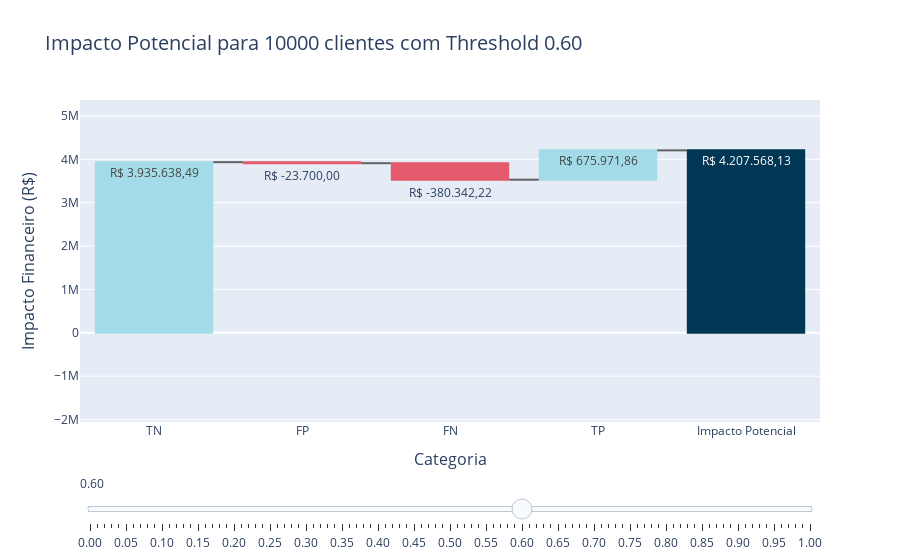

The code cell stored with this chart in its notebook:
### Code cell
import plotly.graph_objects as go

df_impact.reset_index(inplace=True)

# Encontrar os valores mínimo e máximo do df
min = abs(df_impact.min().min())
min = -min - 10 ** int(np.log10(min))

max = abs(df_impact.max().max())
max = max + 10 ** int(np.log10(max))


# Encontrar o índice do maior impacto_potencial
threshold_index_inicial = df_impact['impacto_potencial'].idxmax()

# Função para criar a figura inicial do gráfico de cascata
def create_waterfall_figure(df, threshold_index):
    threshold = df['threshold'].iloc[threshold_index]
    values = [
        df['TN'].iloc[threshold_index],
        df['FP'].iloc[threshold_index],
        df['FN'].iloc[threshold_index],
        df['TP'].iloc[threshold_index],
    ]
    labels = ['TN', 'FP', 'FN', 'TP']
    total = df['impacto_potencial'].iloc[threshold_index]

    fig = go.Figure()

    fig.add_trace(go.Waterfall(
        name="Impacto Potencial",
        orientation="v",
        measure=["relative"] * len(values) + ["total"],
        x=labels + ['Impacto Potencial'],
        y=values + [total],
        base=0,
        connector={"line": {"color": "rgba(63, 63, 63, 0.8)"}},
        decreasing={"marker": {"color": "#e65a6d"}}, #red
        increasing={"marker": {"color": "#a3dce8"}}, #blue
        totals={"marker": {"color": "#003755" if total >= 0 else "red"}},
        text=[f"R$ {valor(v)}" for v in values] + [f"R$ {valor(total)}"]
    ))

    fig.update_layout(
        title=f"Impacto Potencial para {n_cliente} clientes com Threshold {threshold:.2f}",
        xaxis_title="Categoria",
        yaxis_title="Impacto Financeiro (R$)",
        title_font_size=20,
        xaxis_title_font_size=16,
        yaxis_title_font_size=16,
        yaxis=dict(range=[min, max])
    )

    return fig

# Criação inicial da figura
fig = create_waterfall_figure(df_impact, threshold_index_inicial)

# Criar o controle deslizante
steps = []
for i in range(len(thresholds)):

    step = {
        'method': 'update',
        'args': [
            {
                'y': [
                    [df_impact['TN'].iloc[i], 
                     df_impact['FP'].iloc[i], 
                     df_impact['FN'].iloc[i], 
                     df_impact['TP'].iloc[i], 
                     df_impact['impacto_potencial'].iloc[i]],  # Valores do gráfico de cascata e impacto total
                ],
                'totals':{"marker": {"color": "#003755" if df_impact['impacto_potencial'].iloc[i] >= 0 else "red"}},
                'text': [
                    [f"R$ {valor(v)}" for v in [df_impact['TN'].iloc[i],
                                                df_impact['FP'].iloc[i], 
                                                df_impact['FN'].iloc[i], 
                                                df_impact['TP'].iloc[i], 
                                                df_impact['impacto_potencial'].iloc[i]]]  # Textos
                ]
            },
            {'title': f"Impacto Potencial para {n_cliente} clientes com Threshold {df_impact['threshold'].iloc[i]:.2f}"}
        ],
        'label': f"{thresholds[i]:.2f}"    
    }
    steps.append(step)

sliders = [{
    'active': threshold_index_inicial,
    'pad': {"t": 50},
    'steps': steps
}]

fig.update_layout(
    sliders=sliders
)

# Mostrar o gráfico
fig.show()

### Figure 1 — Plotly figure (JSON) as saved in the notebook; plotly's stock layout.template omitted (floating-point values rounded to 4 significant figures)
{"data": [{"base": 0, "connector": {"line": {"color": "rgba(63, 63, 63, 0.8)"}}, "decreasing": {"marker": {"color": "#e65a6d"}}, "increasing": {"marker": {"color": "#a3dce8"}}, "measure": ["relative", "relative", "relative", "relative", "total"], "name": "Impacto Potencial", "orientation": "v", "text": ["R$ 3.935.638,49", "R$ -23.700,00", "R$ -380.342,22", "R$ 675.971,86", "R$ 4.207.568,13"], "totals": {"marker": {"color": "#003755"}}, "type": "waterfall", "x": ["TN", "FP", "FN", "TP", "Impacto Potencial"], "y": [3936000.0, -23700, -380300.0, 676000.0, 4208000.0]}], "layout": {"sliders": [{"active": 60, "pad": {"t": 50}, "steps": [{"args": [{"text": [["R$ 0,00", "R$ -238.900,00", "R$ -0,00", "R$ 1.056.314,09", "R$ 817.414,09"]], "totals": {"marker": {"color": "#003755"}}, "y": [[0, -238900, 0, 1056000.0, 817400.0]]}, {"title": "Impacto Potencial para 10000 clientes com Threshold 0.00"}], "label": "0.00", "method": "update"}, {"args": [{"text": [["R$ 0,00", "R$ -238.900,00", "R$ -0,00", "R$ 1.056.314,09", "R$ 817.414,09"]], "totals": {"marker": {"color": "#003755"}}, "y": [[0, -238900, 0, 1056000.0, 817400.0]]}, {"title": "Impacto Potencial para 10000 clientes com Threshold 0.01"}], "label": "0.01", "method": "update"}, {"args": [{"text": [["R$ 0,00", "R$ -238.900,00", "R$ -0,00", "R$ 1.056.314,09", "R$ 817.414,09"]], "totals": {"marker": {"color": "#003755"}}, "y": [[0, -238900, 0, 1056000.0, 817400.0]]}, {"title": "Impacto Potencial para 10000 clientes com Threshold 0.02"}], "label": "0.02", "method": "update"}, {"args": [{"text": [["R$ 0,00", "R$ -238.900,00", "R$ -0,00", "R$ 1.056.314,09", "R$ 817.414,09"]], "totals": {"marker": {"color": "#003755"}}, "y": [[0, -238900, 0, 1056000.0, 817400.0]]}, {"title": "Impacto Potencial para 10000 clientes com Threshold 0.03"}], "label": "0.03", "method": "update"}, {"args": [{"text": [["R$ 0,00", "R$ -238.900,00", "R$ -0,00", "R$ 1.056.314,09", "R$ 817.414,09"]], "totals": {"marker": {"color": "#003755"}}, "y": [[0, -238900, 0, 1056000.0, 817400.0]]}, {"title": "Impacto Potencial para 10000 clientes com Threshold 0.04"}], "label": "0.04", "method": "update"}, {"args": [{"text": [["R$ 0,00", "R$ -238.900,00", "R$ -0,00", "R$ 1.056.314,09", "R$ 817.414,09"]], "totals": {"marker": {"color": "#003755"}}, "y": [[0, -238900, 0, 1056000.0, 817400.0]]}, {"title": "Impacto Potencial para 10000 clientes com Threshold 0.05"}], "label": "0.05", "method": "update"}, {"args": [{"text": [["R$ 0,00", "R$ -238.900,00", "R$ -0,00", "R$ 1.056.314,09", "R$ 817.414,09"]], "totals": {"marker": {"color": "#003755"}}, "y": [[0, -238900, 0, 1056000.0, 817400.0]]}, {"title": "Impacto Potencial para 10000 clientes com Threshold 0.06"}], "label": "0.06", "method": "update"}, {"args": [{"text": [["R$ 0,00", "R$ -238.900,00", "R$ -0,00", "R$ 1.056.314,09", "R$ 817.414,09"]], "totals": {"marker": {"color": "#003755"}}, "y": [[0, -238900, 0, 1056000.0, 817400.0]]}, {"title": "Impacto Potencial para 10000 clientes com Threshold 0.07"}], "label": "0.07", "method": "update"}, {"args": [{"text": [["R$ 0,00", "R$ -238.900,00", "R$ -0,00", "R$ 1.056.314,09", "R$ 817.414,09"]], "totals": {"marker": {"color": "#003755"}}, "y": [[0, -238900, 0, 1056000.0, 817400.0]]}, {"title": "Impacto Potencial para 10000 clientes com Threshold 0.08"}], "label": "0.08", "method": "update"}, {"args": [{"text": [["R$ 0,00", "R$ -238.900,00", "R$ -0,00", "R$ 1.056.314,09", "R$ 817.414,09"]], "totals": {"marker": {"color": "#003755"}}, "y": [[0, -238900, 0, 1056000.0, 817400.0]]}, {"title": "Impacto Potencial para 10000 clientes com Threshold 0.09"}], "label": "0.09", "method": "update"}, {"args": [{"text": [["R$ 0,00", "R$ -238.900,00", "R$ -0,00", "R$ 1.056.314,09", "R$ 817.414,09"]], "totals": {"marker": {"color": "#003755"}}, "y": [[0, -238900, 0, 1056000.0, 817400.0]]}, {"title": "Impacto Potencial para 10000 clientes com Threshold 0.10"}], "label": "0.10", "method": "update"}, {"args": [{"text": [["R$ 0,00", "R$ -238.900,00", "R$ -0,00", "R$ 1.056.314,09", "R$ 817.414,09"]], "totals": {"marker": {"color": "#003755"}}, "y": [[0, -238900, 0, 1056000.0, 817400.0]]}, {"title": "Impacto Potencial para 10000 clientes com Threshold 0.11"}], "label": "0.11", "method": "update"}, {"args": [{"text": [["R$ 0,00", "R$ -238.900,00", "R$ -0,00", "R$ 1.056.314,09", "R$ 817.414,09"]], "totals": {"marker": {"color": "#003755"}}, "y": [[0, -238900, 0, 1056000.0, 817400.0]]}, {"title": "Impacto Potencial para 10000 clientes com Threshold 0.12"}], "label": "0.12", "method": "update"}, {"args": [{"text": [["R$ 9.144,14", "R$ -238.400,00", "R$ -3.457,66", "R$ 1.052.856,43", "R$ 820.142,92"]], "totals": {"marker": {"color": "#003755"}}, "y": [[9144.0, -238400, -3458.0, 1053000.0, 820100.0]]}, {"title": "Impacto Potencial para 10000 clientes com Threshold 0.13"}], "label": "0.13", "method": "update"}, {"args": [{"text": [["R$ 307.243,15", "R$ -222.100,00", "R$ -6.915,31", "R$ 1.049.398,77", "R$ 1.127.626,62"]], "totals": {"marker": {"color": "#003755"}}, "y": [[307200.0, -222100.0, -6915.0, 1049000.0, 1128000.0]]}, {"title": "Impacto Potencial para 10000 clientes com Threshold 0.14"}], "label": "0.14", "method": "update"}, {"args": [{"text": [["R$ 307.243,15", "R$ -222.100,00", "R$ -6.915,31", "R$ 1.049.398,77", "R$ 1.127.626,62"]], "totals": {"marker": {"color": "#003755"}}, "y": [[307200.0, -222100.0, -6915.0, 1049000.0, 1128000.0]]}, {"title": "Impacto Potencial para 10000 clientes com Threshold 0.15"}], "label": "0.15", "method": "update"}, {"args": [{"text": [["R$ 343.819,72", "R$ -220.100,00", "R$ -6.915,31", "R$ 1.049.398,77", "R$ 1.166.203,18"]], "totals": {"marker": {"color": "#003755"}}, "y": [[343800.0, -220100.0, -6915.0, 1049000.0, 1166000.0]]}, {"title": "Impacto Potencial para 10000 clientes com Threshold 0.16"}], "label": "0.16", "method": "update"}, {"args": [{"text": [["R$ 444.405,28", "R$ -214.600,00", "R$ -6.915,31", "R$ 1.049.398,77", "R$ 1.272.288,74"]], "totals": {"marker": {"color": "#003755"}}, "y": [[444400.0, -214600, -6915.0, 1049000.0, 1272000.0]]}, {"title": "Impacto Potencial para 10000 clientes com Threshold 0.17"}], "label": "0.17", "method": "update"}, {"args": [{"text": [["R$ 603.513,34", "R$ -205.900,00", "R$ -6.915,31", "R$ 1.049.398,77", "R$ 1.440.096,80"]], "totals": {"marker": {"color": "#003755"}}, "y": [[603500.0, -205900, -6915.0, 1049000.0, 1440000.0]]}, {"title": "Impacto Potencial para 10000 clientes com Threshold 0.18"}], "label": "0.18", "method": "update"}, {"args": [{"text": [["R$ 876.008,75", "R$ -191.000,00", "R$ -12.101,80", "R$ 1.044.212,29", "R$ 1.717.119,24"]], "totals": {"marker": {"color": "#003755"}}, "y": [[876000.0, -191000, -12100.0, 1044000.0, 1717000.0]]}, {"title": "Impacto Potencial para 10000 clientes com Threshold 0.19"}], "label": "0.19", "method": "update"}, {"args": [{"text": [["R$ 888.810,55", "R$ -190.300,00", "R$ -13.830,63", "R$ 1.042.483,46", "R$ 1.727.163,39"]], "totals": {"marker": {"color": "#003755"}}, "y": [[888800.0, -190300.0, -13830.0, 1042000.0, 1727000.0]]}, {"title": "Impacto Potencial para 10000 clientes com Threshold 0.20"}], "label": "0.20", "method": "update"}, {"args": [{"text": [["R$ 927.215,95", "R$ -188.200,00", "R$ -13.830,63", "R$ 1.042.483,46", "R$ 1.767.668,78"]], "totals": {"marker": {"color": "#003755"}}, "y": [[927200.0, -188200, -13830.0, 1042000.0, 1768000.0]]}, {"title": "Impacto Potencial para 10000 clientes com Threshold 0.21"}], "label": "0.21", "method": "update"}, {"args": [{"text": [["R$ 1.097.296,98", "R$ -178.900,00", "R$ -20.745,94", "R$ 1.035.568,15", "R$ 1.933.219,19"]], "totals": {"marker": {"color": "#003755"}}, "y": [[1097000.0, -178900, -20750.0, 1036000.0, 1933000.0]]}, {"title": "Impacto Potencial para 10000 clientes com Threshold 0.22"}], "label": "0.22", "method": "update"}, {"args": [{"text": [["R$ 1.181.423,08", "R$ -174.300,00", "R$ -24.203,60", "R$ 1.032.110,49", "R$ 2.015.029,97"]], "totals": {"marker": {"color": "#003755"}}, "y": [[1181000.0, -174300, -24200.0, 1032000.0, 2015000.0]]}, {"title": "Impacto Potencial para 10000 clientes com Threshold 0.23"}], "label": "0.23", "method": "update"}, {"args": [{"text": [["R$ 1.479.522,09", "R$ -158.000,00", "R$ -39.763,05", "R$ 1.016.551,04", "R$ 2.298.310,08"]], "totals": {"marker": {"color": "#003755"}}, "y": [[1480000.0, -158000, -39760.0, 1017000.0, 2298000.0]]}, {"title": "Impacto Potencial para 10000 clientes com Threshold 0.24"}], "label": "0.24", "method": "update"}, {"args": [{"text": [["R$ 1.541.702,25", "R$ -154.600,00", "R$ -43.220,71", "R$ 1.013.093,38", "R$ 2.356.974,93"]], "totals": {"marker": {"color": "#003755"}}, "y": [[1542000.0, -154600, -43220.0, 1013000.0, 2357000.0]]}, {"title": "Impacto Potencial para 10000 clientes com Threshold 0.25"}], "label": "0.25", "method": "update"}, {"args": [{"text": [["R$ 1.655.089,61", "R$ -148.400,00", "R$ -51.864,85", "R$ 1.004.449,24", "R$ 2.459.274,00"]], "totals": {"marker": {"color": "#003755"}}, "y": [[1655000.0, -148400, -51860.0, 1004000.0, 2459000.0]]}, {"title": "Impacto Potencial para 10000 clientes com Threshold 0.26"}], "label": "0.26", "method": "update"}, {"args": [{"text": [["R$ 1.730.071,57", "R$ -144.300,00", "R$ -57.051,33", "R$ 999.262,75", "R$ 2.527.982,99"]], "totals": {"marker": {"color": "#003755"}}, "y": [[1730000.0, -144300, -57050.0, 999300.0, 2528000.0]]}, {"title": "Impacto Potencial para 10000 clientes com Threshold 0.27"}], "label": "0.27", "method": "update"}, {"args": [{"text": [["R$ 1.761.161,65", "R$ -142.600,00", "R$ -58.780,16", "R$ 997.533,93", "R$ 2.557.315,41"]], "totals": {"marker": {"color": "#003755"}}, "y": [[1761000.0, -142600, -58780.0, 997500.0, 2557000.0]]}, {"title": "Impacto Potencial para 10000 clientes com Threshold 0.28"}], "label": "0.28", "method": "update"}, {"args": [{"text": [["R$ 1.766.648,13", "R$ -142.300,00", "R$ -58.780,16", "R$ 997.533,93", "R$ 2.563.101,90"]], "totals": {"marker": {"color": "#003755"}}, "y": [[1767000.0, -142300, -58780.0, 997500.0, 2563000.0]]}, {"title": "Impacto Potencial para 10000 clientes com Threshold 0.29"}], "label": "0.29", "method": "update"}, {"args": [{"text": [["R$ 1.923.927,37", "R$ -133.700,00", "R$ -67.424,30", "R$ 988.889,78", "R$ 2.711.692,85"]], "totals": {"marker": {"color": "#003755"}}, "y": [[1924000.0, -133700, -67420.0, 988900.0, 2712000.0]]}, {"title": "Impacto Potencial para 10000 clientes com Threshold 0.30"}], "label": "0.30", "method": "update"}, {"args": [{"text": [["R$ 2.072.062,46", "R$ -125.600,00", "R$ -77.797,27", "R$ 978.516,81", "R$ 2.847.182,00"]], "totals": {"marker": {"color": "#003755"}}, "y": [[2072000.0, -125600, -77800.0, 978500.0, 2847000.0]]}, {"title": "Impacto Potencial para 10000 clientes com Threshold 0.31"}], "label": "0.31", "method": "update"}, {"args": [{"text": [["R$ 2.134.242,62", "R$ -122.200,00", "R$ -82.983,76", "R$ 973.330,33", "R$ 2.902.389,19"]], "totals": {"marker": {"color": "#003755"}}, "y": [[2134000.0, -122200.0, -82980.0, 973300.0, 2902000.0]]}, {"title": "Impacto Potencial para 10000 clientes com Threshold 0.32"}], "label": "0.32", "method": "update"}, {"args": [{"text": [["R$ 2.315.296,62", "R$ -112.300,00", "R$ -95.085,56", "R$ 961.228,53", "R$ 3.069.139,60"]], "totals": {"marker": {"color": "#003755"}}, "y": [[2315000.0, -112300, -95090.0, 961200.0, 3069000.0]]}, {"title": "Impacto Potencial para 10000 clientes com Threshold 0.33"}], "label": "0.33", "method": "update"}, {"args": [{"text": [["R$ 2.470.747,03", "R$ -103.800,00", "R$ -112.373,84", "R$ 943.940,25", "R$ 3.198.513,44"]], "totals": {"marker": {"color": "#003755"}}, "y": [[2471000.0, -103800.0, -112400.0, 943900.0, 3199000.0]]}, {"title": "Impacto Potencial para 10000 clientes com Threshold 0.34"}], "label": "0.34", "method": "update"}, {"args": [{"text": [["R$ 2.538.413,67", "R$ -100.100,00", "R$ -114.102,67", "R$ 942.211,42", "R$ 3.266.422,43"]], "totals": {"marker": {"color": "#003755"}}, "y": [[2538000.0, -100100, -114100.0, 942200.0, 3266000.0]]}, {"title": "Impacto Potencial para 10000 clientes com Threshold 0.35"}], "label": "0.35", "method": "update"}, {"args": [{"text": [["R$ 2.562.188,44", "R$ -98.800,00", "R$ -119.289,15", "R$ 937.024,94", "R$ 3.281.124,22"]], "totals": {"marker": {"color": "#003755"}}, "y": [[2562000.0, -98800.0, -119300.0, 937000.0, 3281000.0]]}, {"title": "Impacto Potencial para 10000 clientes com Threshold 0.36"}], "label": "0.36", "method": "update"}, {"args": [{"text": [["R$ 2.648.143,37", "R$ -94.100,00", "R$ -131.390,95", "R$ 924.923,14", "R$ 3.347.575,56"]], "totals": {"marker": {"color": "#003755"}}, "y": [[2648000.0, -94100, -131400.0, 924900.0, 3348000.0]]}, {"title": "Impacto Potencial para 10000 clientes com Threshold 0.37"}], "label": "0.37", "method": "update"}, {"args": [{"text": [["R$ 2.701.179,39", "R$ -91.200,00", "R$ -133.119,78", "R$ 923.194,31", "R$ 3.400.053,92"]], "totals": {"marker": {"color": "#003755"}}, "y": [[2701000.0, -91200.0, -133100.0, 923200.0, 3400000.0]]}, {"title": "Impacto Potencial para 10000 clientes com Threshold 0.38"}], "label": "0.38", "method": "update"}, {"args": [{"text": [["R$ 2.767.017,21", "R$ -87.600,00", "R$ -143.492,75", "R$ 912.821,34", "R$ 3.448.745,80"]], "totals": {"marker": {"color": "#003755"}}, "y": [[2767000.0, -87600, -143500.0, 912800.0, 3449000.0]]}, {"title": "Impacto Potencial para 10000 clientes com Threshold 0.39"}], "label": "0.39", "method": "update"}, {"args": [{"text": [["R$ 2.869.431,59", "R$ -82.000,00", "R$ -152.136,89", "R$ 904.177,20", "R$ 3.539.471,90"]], "totals": {"marker": {"color": "#003755"}}, "y": [[2869000.0, -82000, -152100.0, 904200.0, 3539000.0]]}, {"title": "Impacto Potencial para 10000 clientes com Threshold 0.40"}], "label": "0.40", "method": "update"}, {"args": [{"text": [["R$ 3.008.422,54", "R$ -74.400,00", "R$ -176.340,49", "R$ 879.973,60", "R$ 3.637.655,66"]], "totals": {"marker": {"color": "#003755"}}, "y": [[3008000.0, -74400, -176300.0, 880000.0, 3638000.0]]}, {"title": "Impacto Potencial para 10000 clientes com Threshold 0.41"}], "label": "0.41", "method": "update"}, {"args": [{"text": [["R$ 3.065.116,22", "R$ -71.300,00", "R$ -179.798,14", "R$ 876.515,95", "R$ 3.690.534,02"]], "totals": {"marker": {"color": "#003755"}}, "y": [[3065000.0, -71300, -179800.0, 876500.0, 3691000.0]]}, {"title": "Impacto Potencial para 10000 clientes com Threshold 0.42"}], "label": "0.42", "method": "update"}, {"args": [{"text": [["R$ 3.156.557,64", "R$ -66.300,00", "R$ -200.544,08", "R$ 855.770,01", "R$ 3.745.483,56"]], "totals": {"marker": {"color": "#003755"}}, "y": [[3157000.0, -66300, -200500.0, 855800.0, 3745000.0]]}, {"title": "Impacto Potencial para 10000 clientes com Threshold 0.43"}], "label": "0.43", "method": "update"}, {"args": [{"text": [["R$ 3.295.548,59", "R$ -58.700,00", "R$ -217.832,37", "R$ 838.481,72", "R$ 3.857.497,94"]], "totals": {"marker": {"color": "#003755"}}, "y": [[3296000.0, -58700.0, -217800.0, 838500.0, 3857000.0]]}, {"title": "Impacto Potencial para 10000 clientes com Threshold 0.44"}], "label": "0.44", "method": "update"}, {"args": [{"text": [["R$ 3.374.188,20", "R$ -54.400,00", "R$ -228.205,33", "R$ 828.108,75", "R$ 3.919.691,62"]], "totals": {"marker": {"color": "#003755"}}, "y": [[3374000.0, -54400.0, -228200.0, 828100.0, 3920000.0]]}, {"title": "Impacto Potencial para 10000 clientes com Threshold 0.45"}], "label": "0.45", "method": "update"}, {"args": [{"text": [["R$ 3.449.170,16", "R$ -50.300,00", "R$ -240.307,13", "R$ 816.006,95", "R$ 3.974.569,99"]], "totals": {"marker": {"color": "#003755"}}, "y": [[3449000.0, -50300.0, -240300.0, 816000.0, 3975000.0]]}, {"title": "Impacto Potencial para 10000 clientes com Threshold 0.46"}], "label": "0.46", "method": "update"}, {"args": [{"text": [["R$ 3.472.944,93", "R$ -49.000,00", "R$ -247.222,45", "R$ 809.091,64", "R$ 3.985.814,13"]], "totals": {"marker": {"color": "#003755"}}, "y": [[3473000.0, -49000, -247200.0, 809100.0, 3986000.0]]}, {"title": "Impacto Potencial para 10000 clientes com Threshold 0.47"}], "label": "0.47", "method": "update"}, {"args": [{"text": [["R$ 3.487.575,56", "R$ -48.200,00", "R$ -248.951,27", "R$ 807.362,81", "R$ 3.997.787,10"]], "totals": {"marker": {"color": "#003755"}}, "y": [[3488000.0, -48200, -249000.0, 807400.0, 3998000.0]]}, {"title": "Impacto Potencial para 10000 clientes com Threshold 0.48"}], "label": "0.48", "method": "update"}, {"args": [{"text": [["R$ 3.502.206,18", "R$ -47.400,00", "R$ -250.680,10", "R$ 805.633,99", "R$ 4.009.760,07"]], "totals": {"marker": {"color": "#003755"}}, "y": [[3502000.0, -47400, -250700.0, 805600.0, 4010000.0]]}, {"title": "Impacto Potencial para 10000 clientes com Threshold 0.49"}], "label": "0.49", "method": "update"}, {"args": [{"text": [["R$ 3.507.692,67", "R$ -47.100,00", "R$ -250.680,10", "R$ 805.633,99", "R$ 4.015.546,55"]], "totals": {"marker": {"color": "#003755"}}, "y": [[3508000.0, -47100, -250700.0, 805600.0, 4016000.0]]}, {"title": "Impacto Potencial para 10000 clientes com Threshold 0.50"}], "label": "0.50", "method": "update"}, {"args": [{"text": [["R$ 3.513.179,15", "R$ -46.800,00", "R$ -252.408,93", "R$ 803.905,16", "R$ 4.017.875,38"]], "totals": {"marker": {"color": "#003755"}}, "y": [[3513000.0, -46800, -252400.0, 803900.0, 4018000.0]]}, {"title": "Impacto Potencial para 10000 clientes com Threshold 0.51"}], "label": "0.51", "method": "update"}, {"args": [{"text": [["R$ 3.540.611,58", "R$ -45.300,00", "R$ -255.866,59", "R$ 800.447,50", "R$ 4.039.892,49"]], "totals": {"marker": {"color": "#003755"}}, "y": [[3541000.0, -45300, -255900.0, 800400.0, 4040000.0]]}, {"title": "Impacto Potencial para 10000 clientes com Threshold 0.52"}], "label": "0.52", "method": "update"}, {"args": [{"text": [["R$ 3.571.701,66", "R$ -43.600,00", "R$ -267.968,39", "R$ 788.345,70", "R$ 4.048.478,98"]], "totals": {"marker": {"color": "#003755"}}, "y": [[3572000.0, -43600, -268000.0, 788300.0, 4048000.0]]}, {"title": "Impacto Potencial para 10000 clientes com Threshold 0.53"}], "label": "0.53", "method": "update"}, {"args": [{"text": [["R$ 3.622.908,85", "R$ -40.800,00", "R$ -273.154,87", "R$ 783.159,22", "R$ 4.092.113,20"]], "totals": {"marker": {"color": "#003755"}}, "y": [[3623000.0, -40800, -273200.0, 783200.0, 4092000.0]]}, {"title": "Impacto Potencial para 10000 clientes com Threshold 0.54"}], "label": "0.54", "method": "update"}, {"args": [{"text": [["R$ 3.668.629,56", "R$ -38.300,00", "R$ -295.629,64", "R$ 760.684,45", "R$ 4.095.384,37"]], "totals": {"marker": {"color": "#003755"}}, "y": [[3669000.0, -38300.0, -295600.0, 760700.0, 4095000.0]]}, {"title": "Impacto Potencial para 10000 clientes com Threshold 0.55"}], "label": "0.55", "method": "update"}, {"args": [{"text": [["R$ 3.736.296,21", "R$ -34.600,00", "R$ -316.375,58", "R$ 739.938,51", "R$ 4.125.259,14"]], "totals": {"marker": {"color": "#003755"}}, "y": [[3736000.0, -34600, -316400.0, 739900.0, 4125000.0]]}, {"title": "Impacto Potencial para 10000 clientes com Threshold 0.56"}], "label": "0.56", "method": "update"}, {"args": [{"text": [["R$ 3.814.935,82", "R$ -30.300,00", "R$ -345.765,66", "R$ 710.548,43", "R$ 4.149.418,59"]], "totals": {"marker": {"color": "#003755"}}, "y": [[3815000.0, -30300.0, -345800.0, 710500.0, 4149000.0]]}, {"title": "Impacto Potencial para 10000 clientes com Threshold 0.57"}], "label": "0.57", "method": "update"}, {"args": [{"text": [["R$ 3.849.683,56", "R$ -28.400,00", "R$ -350.952,14", "R$ 705.361,94", "R$ 4.175.693,36"]], "totals": {"marker": {"color": "#003755"}}, "y": [[3850000.0, -28400, -351000.0, 705400.0, 4176000.0]]}, {"title": "Impacto Potencial para 10000 clientes com Threshold 0.58"}], "label": "0.58", "method": "update"}, {"args": [{"text": [["R$ 3.884.431,30", "R$ -26.500,00", "R$ -363.053,94", "R$ 693.260,15", "R$ 4.188.137,50"]], "totals": {"marker": {"color": "#003755"}}, "y": [[3884000.0, -26500, -363100.0, 693300.0, 4188000.0]]}, {"title": "Impacto Potencial para 10000 clientes com Threshold 0.59"}], "label": "0.59", "method": "update"}, {"args": [{"text": [["R$ 3.935.638,49", "R$ -23.700,00", "R$ -380.342,22", "R$ 675.971,86", "R$ 4.207.568,13"]], "totals": {"marker": {"color": "#003755"}}, "y": [[3936000.0, -23700, -380300.0, 676000.0, 4208000.0]]}, {"title": "Impacto Potencial para 10000 clientes com Threshold 0.60"}], "label": "0.60", "method": "update"}, {"args": [{"text": [["R$ 3.997.818,65", "R$ -20.300,00", "R$ -427.020,59", "R$ 629.293,50", "R$ 4.179.791,56"]], "totals": {"marker": {"color": "#003755"}}, "y": [[3998000.0, -20300.0, -427000.0, 629300.0, 4180000.0]]}, {"title": "Impacto Potencial para 10000 clientes com Threshold 0.61"}], "label": "0.61", "method": "update"}, {"args": [{"text": [["R$ 4.038.052,87", "R$ -18.100,00", "R$ -439.122,39", "R$ 617.191,70", "R$ 4.198.022,19"]], "totals": {"marker": {"color": "#003755"}}, "y": [[4038000.0, -18100, -439100.0, 617200.0, 4198000.0]]}, {"title": "Impacto Potencial para 10000 clientes com Threshold 0.62"}], "label": "0.62", "method": "update"}, {"args": [{"text": [["R$ 4.067.314,13", "R$ -16.500,00", "R$ -452.953,01", "R$ 603.361,07", "R$ 4.201.222,19"]], "totals": {"marker": {"color": "#003755"}}, "y": [[4067000.0, -16500, -453000.0, 603400.0, 4201000.0]]}, {"title": "Impacto Potencial para 10000 clientes com Threshold 0.63"}], "label": "0.63", "method": "update"}, {"args": [{"text": [["R$ 4.072.800,61", "R$ -16.200,00", "R$ -465.054,81", "R$ 591.259,28", "R$ 4.182.805,08"]], "totals": {"marker": {"color": "#003755"}}, "y": [[4073000.0, -16200.0, -465100.0, 591300.0, 4183000.0]]}, {"title": "Impacto Potencial para 10000 clientes com Threshold 0.64"}], "label": "0.64", "method": "update"}, {"args": [{"text": [["R$ 4.096.575,38", "R$ -14.900,00", "R$ -477.156,61", "R$ 579.157,48", "R$ 4.183.676,25"]], "totals": {"marker": {"color": "#003755"}}, "y": [[4097000.0, -14900, -477200.0, 579200.0, 4184000.0]]}, {"title": "Impacto Potencial para 10000 clientes com Threshold 0.65"}], "label": "0.65", "method": "update"}, {"args": [{"text": [["R$ 4.100.233,04", "R$ -14.700,00", "R$ -489.258,41", "R$ 567.055,68", "R$ 4.163.330,31"]], "totals": {"marker": {"color": "#003755"}}, "y": [[4100000.0, -14700, -489300.0, 567100.0, 4163000.0]]}, {"title": "Impacto Potencial para 10000 clientes com Threshold 0.66"}], "label": "0.66", "method": "update"}, {"args": [{"text": [["R$ 4.116.692,49", "R$ -13.800,00", "R$ -503.089,03", "R$ 553.225,05", "R$ 4.153.028,51"]], "totals": {"marker": {"color": "#003755"}}, "y": [[4117000.0, -13800.0, -503100.0, 553200.0, 4153000.0]]}, {"title": "Impacto Potencial para 10000 clientes com Threshold 0.67"}], "label": "0.67", "method": "update"}, {"args": [{"text": [["R$ 4.122.178,98", "R$ -13.500,00", "R$ -513.462,00", "R$ 542.852,08", "R$ 4.138.069,06"]], "totals": {"marker": {"color": "#003755"}}, "y": [[4122000.0, -13500.0, -513500.0, 542900.0, 4138000.0]]}, {"title": "Impacto Potencial para 10000 clientes com Threshold 0.68"}], "label": "0.68", "method": "update"}, {"args": [{"text": [["R$ 4.145.953,74", "R$ -12.200,00", "R$ -525.563,80", "R$ 530.750,29", "R$ 4.138.940,23"]], "totals": {"marker": {"color": "#003755"}}, "y": [[4146000.0, -12200, -525600.0, 530800.0, 4139000.0]]}, {"title": "Impacto Potencial para 10000 clientes com Threshold 0.69"}], "label": "0.69", "method": "update"}, {"args": [{"text": [["R$ 4.151.440,23", "R$ -11.900,00", "R$ -541.123,26", "R$ 515.190,83", "R$ 4.113.607,80"]], "totals": {"marker": {"color": "#003755"}}, "y": [[4151000.0, -11900.0, -541100.0, 515200.0, 4114000.0]]}, {"title": "Impacto Potencial para 10000 clientes com Threshold 0.70"}], "label": "0.70", "method": "update"}, {"args": [{"text": [["R$ 4.153.269,06", "R$ -11.800,00", "R$ -551.496,23", "R$ 504.817,86", "R$ 4.094.790,69"]], "totals": {"marker": {"color": "#003755"}}, "y": [[4153000.0, -11800, -551500.0, 504800.0, 4095000.0]]}, {"title": "Impacto Potencial para 10000 clientes com Threshold 0.71"}], "label": "0.71", "method": "update"}, {"args": [{"text": [["R$ 4.166.070,85", "R$ -11.100,00", "R$ -558.411,54", "R$ 497.902,55", "R$ 4.094.461,86"]], "totals": {"marker": {"color": "#003755"}}, "y": [[4166000.0, -11100.0, -558400.0, 497900.0, 4094000.0]]}, {"title": "Impacto Potencial para 10000 clientes com Threshold 0.72"}], "label": "0.72", "method": "update"}, {"args": [{"text": [["R$ 4.198.989,76", "R$ -9.300,00", "R$ -575.699,82", "R$ 480.614,27", "R$ 4.094.604,21"]], "totals": {"marker": {"color": "#003755"}}, "y": [[4199000.0, -9300, -575700.0, 480600.0, 4095000.0]]}, {"title": "Impacto Potencial para 10000 clientes com Threshold 0.73"}], "label": "0.73", "method": "update"}, {"args": [{"text": [["R$ 4.200.818,59", "R$ -9.200,00", "R$ -589.530,45", "R$ 466.783,64", "R$ 4.068.871,78"]], "totals": {"marker": {"color": "#003755"}}, "y": [[4201000.0, -9200, -589500.0, 466800.0, 4069000.0]]}, {"title": "Impacto Potencial para 10000 clientes com Threshold 0.74"}], "label": "0.74", "method": "update"}, {"args": [{"text": [["R$ 4.204.476,25", "R$ -9.000,00", "R$ -592.988,11", "R$ 463.325,98", "R$ 4.065.814,13"]], "totals": {"marker": {"color": "#003755"}}, "y": [[4204000.0, -9000, -593000.0, 463300.0, 4066000.0]]}, {"title": "Impacto Potencial para 10000 clientes com Threshold 0.75"}], "label": "0.75", "method": "update"}, {"args": [{"text": [["R$ 4.217.278,05", "R$ -8.300,00", "R$ -608.547,56", "R$ 447.766,53", "R$ 4.048.197,02"]], "totals": {"marker": {"color": "#003755"}}, "y": [[4217000.0, -8300, -608500.0, 447800.0, 4048000.0]]}, {"title": "Impacto Potencial para 10000 clientes com Threshold 0.76"}], "label": "0.76", "method": "update"}, {"args": [{"text": [["R$ 4.228.251,02", "R$ -7.700,00", "R$ -617.191,70", "R$ 439.122,39", "R$ 4.042.481,70"]], "totals": {"marker": {"color": "#003755"}}, "y": [[4228000.0, -7700, -617200.0, 439100.0, 4042000.0]]}, {"title": "Impacto Potencial para 10000 clientes com Threshold 0.77"}], "label": "0.77", "method": "update"}, {"args": [{"text": [["R$ 4.261.169,93", "R$ -5.900,00", "R$ -653.497,10", "R$ 402.816,99", "R$ 4.004.589,82"]], "totals": {"marker": {"color": "#003755"}}, "y": [[4261000.0, -5900, -653500.0, 402800.0, 4005000.0]]}, {"title": "Impacto Potencial para 10000 clientes com Threshold 0.78"}], "label": "0.78", "method": "update"}, {"args": [{"text": [["R$ 4.286.773,52", "R$ -4.500,00", "R$ -703.633,12", "R$ 352.680,97", "R$ 3.931.321,38"]], "totals": {"marker": {"color": "#003755"}}, "y": [[4287000.0, -4500, -703600.0, 352700.0, 3931000.0]]}, {"title": "Impacto Potencial para 10000 clientes com Threshold 0.79"}], "label": "0.79", "method": "update"}, {"args": [{"text": [["R$ 4.314.205,95", "R$ -3.000,00", "R$ -736.480,85", "R$ 319.833,23", "R$ 3.894.558,33"]], "totals": {"marker": {"color": "#003755"}}, "y": [[4314000.0, -3000, -736500.0, 319800.0, 3895000.0]]}, {"title": "Impacto Potencial para 10000 clientes com Threshold 0.80"}], "label": "0.80", "method": "update"}, {"args": [{"text": [["R$ 4.327.007,74", "R$ -2.300,00", "R$ -774.515,08", "R$ 281.799,01", "R$ 3.831.991,68"]], "totals": {"marker": {"color": "#003755"}}, "y": [[4327000.0, -2300, -774500.0, 281800.0, 3832000.0]]}, {"title": "Impacto Potencial para 10000 clientes com Threshold 0.81"}], "label": "0.81", "method": "update"}, {"args": [{"text": [["R$ 4.328.836,57", "R$ -2.200,00", "R$ -790.074,53", "R$ 266.239,56", "R$ 3.802.801,60"]], "totals": {"marker": {"color": "#003755"}}, "y": [[4329000.0, -2200, -790100.0, 266200.0, 3803000.0]]}, {"title": "Impacto Potencial para 10000 clientes com Threshold 0.82"}], "label": "0.82", "method": "update"}, {"args": [{"text": [["R$ 4.330.665,40", "R$ -2.100,00", "R$ -819.464,61", "R$ 236.849,48", "R$ 3.745.950,27"]], "totals": {"marker": {"color": "#003755"}}, "y": [[4331000.0, -2100, -819500.0, 236800.0, 3746000.0]]}, {"title": "Impacto Potencial para 10000 clientes com Threshold 0.83"}], "label": "0.83", "method": "update"}, {"args": [{"text": [["R$ 4.332.494,23", "R$ -2.000,00", "R$ -833.295,24", "R$ 223.018,85", "R$ 3.720.217,84"]], "totals": {"marker": {"color": "#003755"}}, "y": [[4332000.0, -2000, -833300.0, 223000.0, 3720000.0]]}, {"title": "Impacto Potencial para 10000 clientes com Threshold 0.84"}], "label": "0.84", "method": "update"}, {"args": [{"text": [["R$ 4.336.151,89", "R$ -1.800,00", "R$ -881.702,43", "R$ 174.611,66", "R$ 3.627.261,11"]], "totals": {"marker": {"color": "#003755"}}, "y": [[4336000.0, -1800, -881700.0, 174600.0, 3627000.0]]}, {"title": "Impacto Potencial para 10000 clientes com Threshold 0.85"}], "label": "0.85", "method": "update"}, {"args": [{"text": [["R$ 4.336.151,89", "R$ -1.800,00", "R$ -888.617,74", "R$ 167.696,34", "R$ 3.613.430,49"]], "totals": {"marker": {"color": "#003755"}}, "y": [[4336000.0, -1800, -888600.0, 167700.0, 3613000.0]]}, {"title": "Impacto Potencial para 10000 clientes com Threshold 0.86"}], "label": "0.86", "method": "update"}, {"args": [{"text": [["R$ 4.345.296,03", "R$ -1.300,00", "R$ -895.533,06", "R$ 160.781,03", "R$ 3.609.244,00"]], "totals": {"marker": {"color": "#003755"}}, "y": [[4345000.0, -1300, -895500.0, 160800.0, 3609000.0]]}, {"title": "Impacto Potencial para 10000 clientes com Threshold 0.87"}], "label": "0.87", "method": "update"}, {"args": [{"text": [["R$ 4.350.782,51", "R$ -1.000,00", "R$ -905.906,03", "R$ 150.408,06", "R$ 3.594.284,55"]], "totals": {"marker": {"color": "#003755"}}, "y": [[4351000.0, -1000, -905900.0, 150400.0, 3594000.0]]}, {"title": "Impacto Potencial para 10000 clientes com Threshold 0.88"}], "label": "0.88", "method": "update"}, {"args": [{"text": [["R$ 4.350.782,51", "R$ -1.000,00", "R$ -909.363,68", "R$ 146.950,41", "R$ 3.587.369,23"]], "totals": {"marker": {"color": "#003755"}}, "y": [[4351000.0, -1000, -909400.0, 147000.0, 3587000.0]]}, {"title": "Impacto Potencial para 10000 clientes com Threshold 0.89"}], "label": "0.89", "method": "update"}, {"args": [{"text": [["R$ 4.354.440,17", "R$ -800,00", "R$ -931.838,45", "R$ 124.475,64", "R$ 3.546.277,36"]], "totals": {"marker": {"color": "#003755"}}, "y": [[4354000.0, -800, -931800.0, 124500.0, 3546000.0]]}, {"title": "Impacto Potencial para 10000 clientes com Threshold 0.90"}], "label": "0.90", "method": "update"}, {"args": [{"text": [["R$ 4.354.440,17", "R$ -800,00", "R$ -952.584,39", "R$ 103.729,70", "R$ 3.504.785,48"]], "totals": {"marker": {"color": "#003755"}}, "y": [[4354000.0, -800, -952600.0, 103700.0, 3505000.0]]}, {"title": "Impacto Potencial para 10000 clientes com Threshold 0.91"}], "label": "0.91", "method": "update"}, {"args": [{"text": [["R$ 4.363.584,31", "R$ -300,00", "R$ -978.516,81", "R$ 77.797,27", "R$ 3.462.564,77"]], "totals": {"marker": {"color": "#003755"}}, "y": [[4364000.0, -300, -978500.0, 77800.0, 3463000.0]]}, {"title": "Impacto Potencial para 10000 clientes com Threshold 0.92"}], "label": "0.92", "method": "update"}, {"args": [{"text": [["R$ 4.369.070,80", "R$ -0,00", "R$ -1.039.025,80", "R$ 17.288,28", "R$ 3.347.333,27"]], "totals": {"marker": {"color": "#003755"}}, "y": [[4369000.0, 0, -1039000.0, 17290.0, 3347000.0]]}, {"title": "Impacto Potencial para 10000 clientes com Threshold 0.93"}], "label": "0.93", "method": "update"}, {"args": [{"text": [["R$ 4.369.070,80", "R$ -0,00", "R$ -1.056.314,09", "R$ 0,00", "R$ 3.312.756,71"]], "totals": {"marker": {"color": "#003755"}}, "y": [[4369000.0, 0, -1056000.0, 0, 3313000.0]]}, {"title": "Impacto Potencial para 10000 clientes com Threshold 0.94"}], "label": "0.94", "method": "update"}, {"args": [{"text": [["R$ 4.369.070,80", "R$ -0,00", "R$ -1.056.314,09", "R$ 0,00", "R$ 3.312.756,71"]], "totals": {"marker": {"color": "#003755"}}, "y": [[4369000.0, 0, -1056000.0, 0, 3313000.0]]}, {"title": "Impacto Potencial para 10000 clientes com Threshold 0.95"}], "label": "0.95", "method": "update"}, {"args": [{"text": [["R$ 4.369.070,80", "R$ -0,00", "R$ -1.056.314,09", "R$ 0,00", "R$ 3.312.756,71"]], "totals": {"marker": {"color": "#003755"}}, "y": [[4369000.0, 0, -1056000.0, 0, 3313000.0]]}, {"title": "Impacto Potencial para 10000 clientes com Threshold 0.96"}], "label": "0.96", "method": "update"}, {"args": [{"text": [["R$ 4.369.070,80", "R$ -0,00", "R$ -1.056.314,09", "R$ 0,00", "R$ 3.312.756,71"]], "totals": {"marker": {"color": "#003755"}}, "y": [[4369000.0, 0, -1056000.0, 0, 3313000.0]]}, {"title": "Impacto Potencial para 10000 clientes com Threshold 0.97"}], "label": "0.97", "method": "update"}, {"args": [{"text": [["R$ 4.369.070,80", "R$ -0,00", "R$ -1.056.314,09", "R$ 0,00", "R$ 3.312.756,71"]], "totals": {"marker": {"color": "#003755"}}, "y": [[4369000.0, 0, -1056000.0, 0, 3313000.0]]}, {"title": "Impacto Potencial para 10000 clientes com Threshold 0.98"}], "label": "0.98", "method": "update"}, {"args": [{"text": [["R$ 4.369.070,80", "R$ -0,00", "R$ -1.056.314,09", "R$ 0,00", "R$ 3.312.756,71"]], "totals": {"marker": {"color": "#003755"}}, "y": [[4369000.0, 0, -1056000.0, 0, 3313000.0]]}, {"title": "Impacto Potencial para 10000 clientes com Threshold 0.99"}], "label": "0.99", "method": "update"}, {"args": [{"text": [["R$ 4.369.070,80", "R$ -0,00", "R$ -1.056.314,09", "R$ 0,00", "R$ 3.312.756,71"]], "totals": {"marker": {"color": "#003755"}}, "y": [[4369000.0, 0, -1056000.0, 0, 3313000.0]]}, {"title": "Impacto Potencial para 10000 clientes com Threshold 1.00"}], "label": "1.00", "method": "update"}]}], "title": {"font": {"size": 20}, "text": "Impacto Potencial para 10000 clientes com Threshold 0.60"}, "xaxis": {"title": {"font": {"size": 16}, "text": "Categoria"}}, "yaxis": {"range": [-2056000.0, 5369000.0], "title": {"font": {"size": 16}, "text": "Impacto Financeiro (R$)"}}}}
